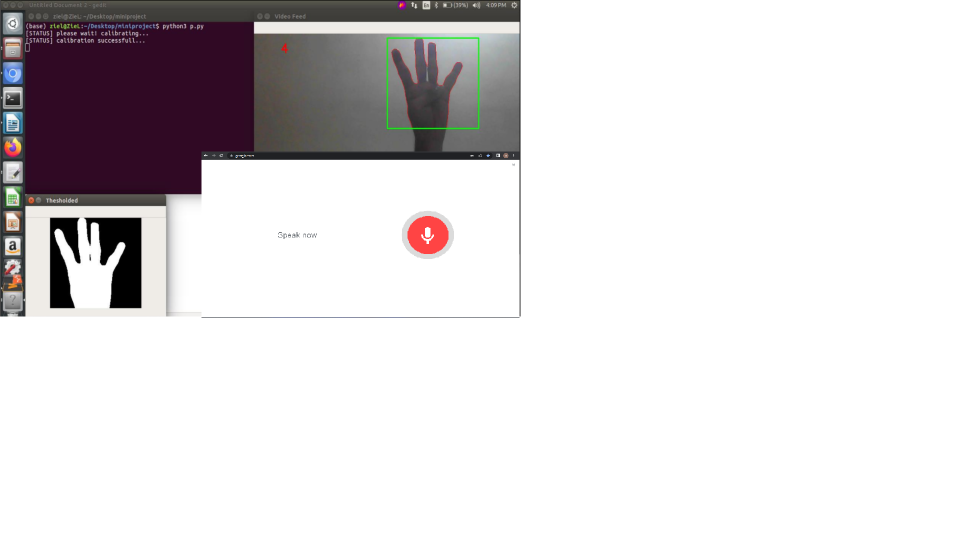
#> input picture hand-google.png, 1912 x 1078 px, given in place of the camera (shown at 1/2 size)
$ python main.py   (older library calls are emulated)
#> lines starting #> are read from the running program, lines starting #| are printed output that depends on the picture; after the words box and inside, x2 and y2 are one past the last pixel; in counts of white or black regions, pixels touching at a corner belong together
import cv2
import imutils
import numpy as np
from sklearn.metrics import pairwise
import webbrowser as wb
import os
import time
import pyautogui


bg = None

def avg(image, accumWeight):
    global bg
    if bg is None:
        bg = image.copy().astype("float")
        return

    cv2.accumulateWeighted(image, bg, accumWeight)

# [60 lines left out: functions segment, count, not called in this run]

if __name__ == "__main__":

    accumWeight = 0.5

    camera = cv2.VideoCapture(0)

    top, right, bottom, left = 10, 350, 225, 590

    num_frames = 0

    calibrated = False

    google = 0

    search = 0

    fb=0

    k=0

    flag = 0

    while(True):

        (grabbed, frame) = camera.read()
#> frame is the input picture: shape (1078, 1912, 3); mean B, G, R 218.8, 217.3, 220.4

        frame = imutils.resize(frame, width=700)
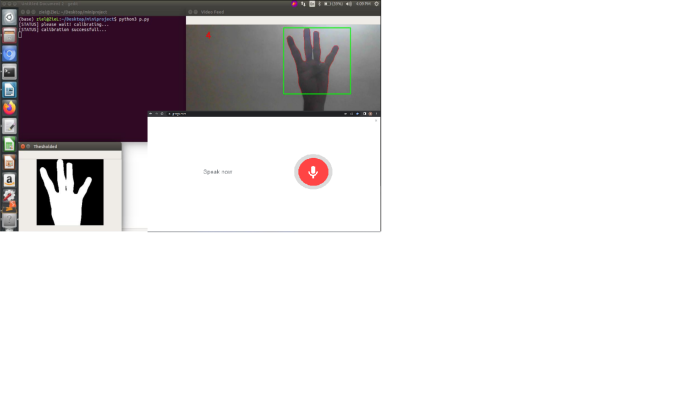
#> frame: shape (394, 700, 3); mean B, G, R 218.8, 217.3, 220.4

        frame = cv2.flip(frame, 1)
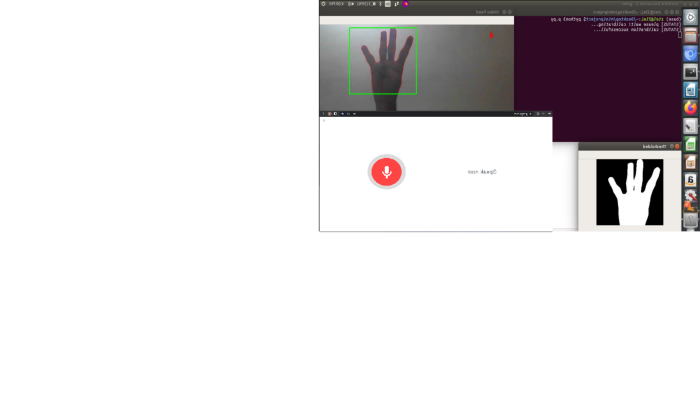
#> frame: shape (394, 700, 3); mean B, G, R 218.8, 217.3, 220.4

        clone = frame.copy()

        (height, width) = frame.shape[:2]
#> height = 394; width = 700

        roi = frame[top:bottom, right:left]
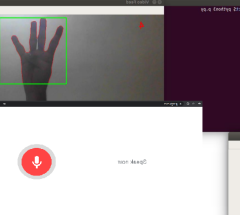
#> roi: shape (215, 240, 3); mean B, G, R 162.3, 159.4, 167.8

        gray = cv2.cvtColor(roi, cv2.COLOR_BGR2GRAY)
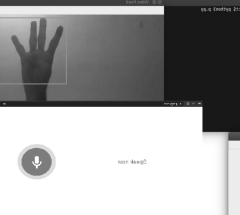
#> gray: shape (215, 240); min 19, max 255, mean 162.2
        gray = cv2.GaussianBlur(gray, (7, 7), 0)
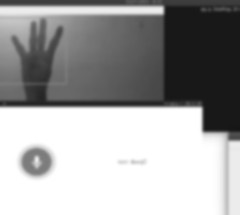
#> gray: shape (215, 240); min 21, max 255, mean 162.2

        if num_frames < 30:
            avg(gray, accumWeight)
            if num_frames == 1:
                print("Calibrating...")
            elif num_frames == 29:
                print("Calibration successfull...")
        else:

            hand = segment(gray)

            if hand is not None:

                (thresholded, segmented) = hand

                cv2.drawContours(clone, [segmented + (right, top)], -1, (0, 0, 255))

                fingers = count(thresholded, segmented)


                cv2.putText(clone, str(fingers), (70, 45), cv2.FONT_HERSHEY_SIMPLEX, 1, (0,0,255), 2)


               	cv2.imshow("Thesholded", thresholded)

               	if str(fingers) == '4':
               		flag=flag+1

                if str(fingers) == '4' and google < 1 and flag > 50:


                	#time.sleep(3)
                	wb.open_new('https://google.com')
                	google=google+1


                	curr_x , curr_y = pyautogui.position()
                	pyautogui.moveTo(curr_x, curr_y, duration=9)	#time.sleep(2)
                	#pyautogui.click(x=220, y=575, button='left')
                	pyautogui.moveTo(980, 405, duration=1)
                	pyautogui.click(x=980, y=405, button='left')
                	pyautogui.hotkey('ctrl','shift','.')


                #if str(fingers) == '4' and fb < 2:
                	#wb.open_new_tab('https://facebook.com')
                	#fb=fb+1


        cv2.rectangle(clone, (left, top), (right, bottom), (0,255,0), 2)
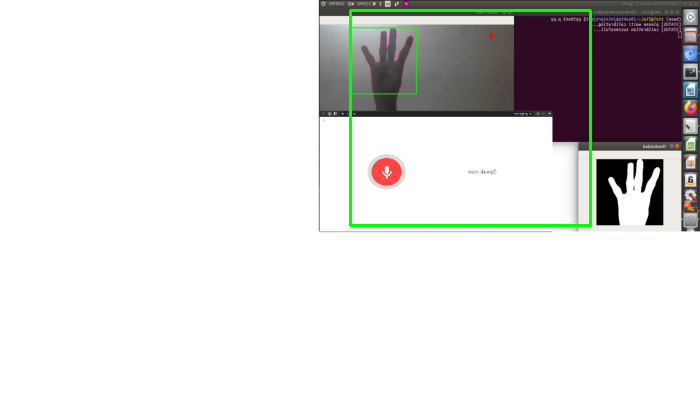
#> clone: shape (394, 700, 3); 0.99% of pixels changed, all inside (x1, y1, x2, y2) = (349, 9, 592, 227)

        num_frames += 1

        cv2.imshow("Video Feed", clone)

        keypress = cv2.waitKey(1) & 0xFF
#> (key q is pressed here)

        if keypress == ord("q"):
            break

camera.release()
cv2.destroyAllWindows()
